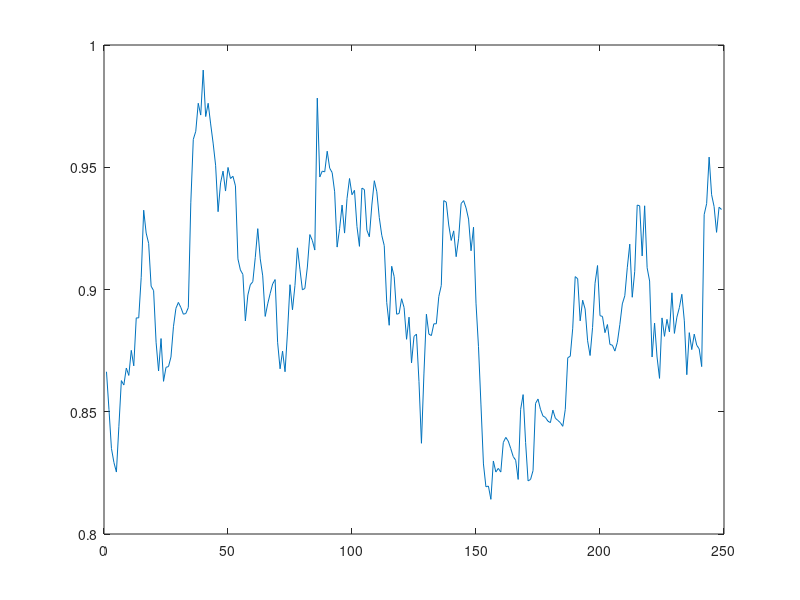

This figure's MATLAB source: (Note: this script raises an error after producing the figure.)
pattern=csvread('traincode.csv');
fid = fopen('wih.dat','w'); % Weights stored of inputhidden layer
fid1 = fopen('whj.dat','w'); % Output stored of hiddenoutput layer
alpha =0.9; % Momentum
%Convergence is made faster if a momentum factor is added to the weight updation process.
eta = 0.8; % Learning rate 
tol = 0.001; % Error tolerance
Q = 249; % Total no. of the patterns to be input
n = 3; q = 2; p = 1; % Architecture
% Initializing the values and weights
Wih = 2 * rand(n,q) - 1; % Input-hidden random weight matrix
Whj = 2 * rand(q,p) - 1; % Hidden-output random weight matrix
DeltaWih = zeros(n,q); % Weight change matrices
DeltaWhj = zeros(q,p); % matrix of qxp of zeros
DeltaWihOld = zeros(n,q);
DeltaWhjOld = zeros(q,p);
Si = [pattern(:,1:3)]; % Input signals
D = pattern(:,4); % Desired values
Sh = zeros(1,q); % Hidden neuron signals loop
i=0;
itt=0;
Sy = zeros(1,p); % Output neuron signals
deltaO = zeros(1,p); % Error-slope product at output
deltaH = zeros(1,q); % Error-slope product at hidden
sumerror = 2*tol; % To get in to the
figure;
%x=linespace(0,1);
tr=plot(D);
tr.Color=[0 0 0.5];
tr.Marker='o';
%hold on;
% Training BPA network
while sumerror>tol && itt<3000 % Iterate(Stops when error tolerance = 0.001 or when iteration reaches 20000 %#ok<CTPCT> 
sumerror = 0;  
for k = 1:Q % for loop of input data (Q=99 times)
 Zh = Si(k,:) * Wih; % Hidden activations
 Sh = [1./(1 + exp(-Zh))]; % Binary sigmoid function Hidden signals
 Yj = Sh * Whj; % Output activations
 Sy = 1./(1 + exp(-Yj)); % Binary sigmoid function Output signals
 Ek = D(k) - Sy; % Error vector
 deltaO = Ek .* Sy .* (1 - Sy); % Delta output
 for h = 1:q % Delta W:hidden-output
 DeltaWhj(h,:) = deltaO * Sh(h);
 end
 for h = 2:q % Delta hidden
 deltaH(h) = (deltaO * Whj(h,:)') * Sh(h) * (1-Sh(h));
 end
 for i = 1:n % Delta W: inputhidden
 DeltaWih(i,:) = deltaH(q:q) * Si(k,i);
 end
 Wih = Wih + eta * DeltaWih + alpha * DeltaWihOld;
 Whj = Whj + eta * DeltaWhj + alpha * DeltaWhjOld;
 DeltaWihOld = DeltaWih; % Updateweights(or)Store changes
 DeltaWhjOld = DeltaWhj;
 sumerror = sumerror + sum(Ek.^2); % Compute error
end
Iteration = itt
sumerror % Print epoch error
itt=itt+1;
end
Wih
Whj
fprintf(fid,'%12.8f\n',Wih);
fprintf(fid1,'%12.8f\n',Whj);
status = fclose(fid);
status = fclose(fid1);